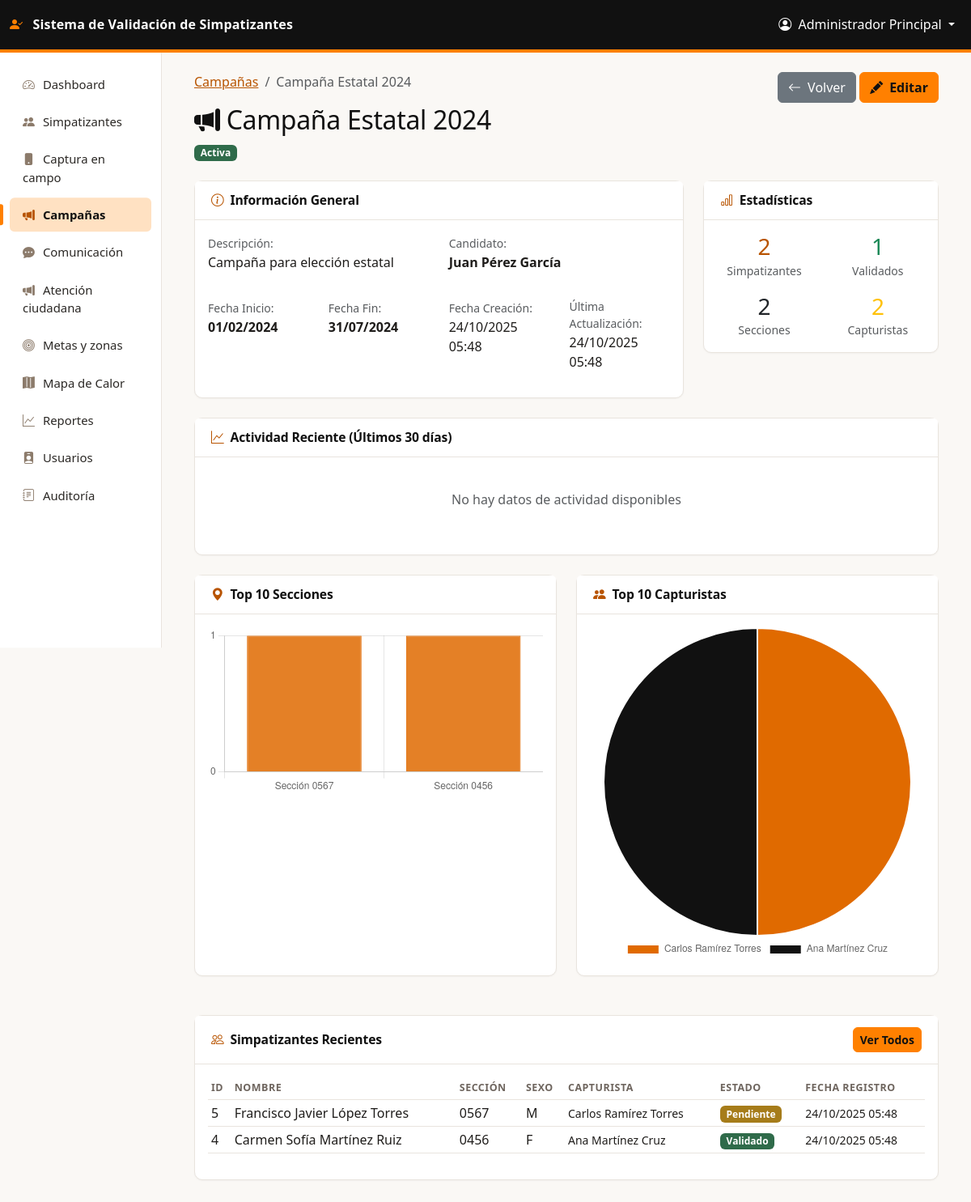
/public/campanas/ver.php?id=2 (signed in), run on the app's committed database.
### tables this page shows
CREATE TABLE IF NOT EXISTS campanas (
    id INT AUTO_INCREMENT PRIMARY KEY,
    nombre VARCHAR(150) NOT NULL,
    descripcion TEXT,
    fecha_inicio DATE NOT NULL,
    fecha_fin DATE NOT NULL,
    candidato_id INT,
    activa TINYINT(1) DEFAULT 1,
    created_at TIMESTAMP DEFAULT CURRENT_TIMESTAMP,
    updated_at TIMESTAMP DEFAULT CURRENT_TIMESTAMP ON UPDATE CURRENT_TIMESTAMP,
    FOREIGN KEY (candidato_id) REFERENCES usuarios(id) ON DELETE SET NULL,
    INDEX idx_activa (activa),
    INDEX idx_fechas (fecha_inicio, fecha_fin)
);

CREATE TABLE IF NOT EXISTS usuarios (
    id INT AUTO_INCREMENT PRIMARY KEY,
    username VARCHAR(50) UNIQUE NOT NULL,
    email VARCHAR(100) UNIQUE NOT NULL,
    password VARCHAR(255) NOT NULL,
    nombre_completo VARCHAR(150) NOT NULL,
    rol ENUM('super_admin', 'admin', 'candidato', 'coordinador', 'capturista') NOT NULL DEFAULT 'capturista',
    activo TINYINT(1) DEFAULT 1,
    intentos_fallidos INT DEFAULT 0,
    bloqueado_hasta DATETIME NULL,
    whatsapp VARCHAR(20),
    twitter VARCHAR(100),
    instagram VARCHAR(100),
    facebook VARCHAR(100),
    youtube VARCHAR(100),
    tiktok VARCHAR(100),
    created_at TIMESTAMP DEFAULT CURRENT_TIMESTAMP,
    updated_at TIMESTAMP DEFAULT CURRENT_TIMESTAMP ON UPDATE CURRENT_TIMESTAMP,
    INDEX idx_rol (rol),
    INDEX idx_email (email),
    INDEX idx_activo (activo)
);

CREATE TABLE IF NOT EXISTS simpatizantes (
    id INT AUTO_INCREMENT PRIMARY KEY,
    nombre_completo VARCHAR(150) NOT NULL,
    domicilio_completo TEXT NOT NULL,
    sexo ENUM('M', 'F', 'O') NULL,
    ciudad VARCHAR(100),
    clave_elector VARCHAR(18),
    curp VARCHAR(18),
    fecha_nacimiento DATE,
    ano_registro INT,
    vigencia INT,
    seccion_electoral VARCHAR(10) NOT NULL,
    telefono VARCHAR(20),
    whatsapp VARCHAR(20),
    email VARCHAR(100),
    twitter VARCHAR(100),
    instagram VARCHAR(100),
    facebook VARCHAR(100),
    youtube VARCHAR(100),
    tiktok VARCHAR(100),
    observaciones TEXT,
    latitud DECIMAL(10, 8),
    longitud DECIMAL(11, 8),
    ine_frontal VARCHAR(255),
    ine_posterior VARCHAR(255),
    firma_digital VARCHAR(255),
    campana_id INT,
    capturista_id INT,
    metodo_captura ENUM('manual', 'escaneo') DEFAULT 'manual',
    validado TINYINT(1) DEFAULT 0,
    estatus_validacion ENUM('pendiente', 'validado', 'rechazado') NOT NULL DEFAULT 'pendiente',
    motivo_rechazo VARCHAR(255) NULL,
    duplicado TINYINT(1) DEFAULT 0,
    uuid_cliente CHAR(36) NULL,
    consentimiento TINYINT(1) NULL,
    consentimiento_fecha DATETIME NULL,
    baja_comunicacion TINYINT(1) NOT NULL DEFAULT 0,
    baja_token CHAR(32) NULL,
    ultimo_contacto DATETIME NULL,
    colonia VARCHAR(100) NULL,
    comentario_colonia VARCHAR(500) NULL,
    created_at TIMESTAMP DEFAULT CURRENT_TIMESTAMP,
    updated_at TIMESTAMP DEFAULT CURRENT_TIMESTAMP ON UPDATE CURRENT_TIMESTAMP,
    FOREIGN KEY (campana_id) REFERENCES campanas(id) ON DELETE SET NULL,
    FOREIGN KEY (capturista_id) REFERENCES usuarios(id) ON DELETE SET NULL,
    INDEX idx_clave_elector (clave_elector),
    INDEX idx_curp (curp),
    INDEX idx_whatsapp (whatsapp),
    INDEX idx_email (email),
    INDEX idx_telefono (telefono),
    INDEX idx_estatus (estatus_validacion),
    INDEX idx_seccion_nombre (seccion_electoral, nombre_completo(60)),
    UNIQUE INDEX uq_uuid_cliente (uuid_cliente),
    UNIQUE INDEX uq_baja_token (baja_token),
    INDEX idx_ultimo_contacto (ultimo_contacto),
    INDEX idx_consentimiento (consentimiento, baja_comunicacion),
    INDEX idx_seccion (seccion_electoral),
    INDEX idx_campana (campana_id),
    INDEX idx_capturista (capturista_id),
    INDEX idx_ubicacion (latitud, longitud),
    INDEX idx_created_at (created_at)
);

### public/campanas/ver.php (the view, shortened to what the rows shown need)
<?php
require_once __DIR__ . '/../../config/Database.php';
require_once __DIR__ . '/../../app/controllers/AuthController.php';
require_once __DIR__ . '/../../app/models/Campana.php';
require_once __DIR__ . '/../../app/models/Simpatizante.php';
$campanaId = (int)$_GET['id'];
$campanaModel = new Campana();
$simpatizanteModel = new Simpatizante();
$campana = $campanaModel->obtenerPorId($campanaId);
$filtros = ['campana_id' => $campanaId];
$simpatizantesRecientes = $simpatizanteModel->obtenerTodos($filtros, 1, 10);
$estatsPorSeccion = $simpatizanteModel->obtenerEstadisticasPorSeccion($filtros);
$estatsPorCapturista = $simpatizanteModel->obtenerEstadisticasPorCapturista($filtros);
$db = Database::getInstance();
$sql = "SELECT DATE(created_at) as fecha, COUNT(*) as total
        FROM simpatizantes
        WHERE campana_id = ?
        AND DATE(created_at) >= DATE_SUB(CURDATE(), INTERVAL 30 DAY)
        GROUP BY DATE(created_at)
        ORDER BY fecha ASC";
$actividadDiaria = $db->query($sql, [$campanaId]);
include __DIR__ . '/../../app/views/layouts/header.php';
?>
<div class="container-fluid">
    <div class="row mb-4">
        <div class="col-md-8">
            <nav aria-label="breadcrumb">
                <ol class="breadcrumb">
                    <li class="breadcrumb-item"><a href="index.php">Campañas</a></li>
                    <li class="breadcrumb-item active"><?php echo htmlspecialchars($campana['nombre']); ?></li>
                </ol>
            </nav>
            <h2><i class="bi bi-megaphone-fill me-2"></i><?php echo htmlspecialchars($campana['nombre']); ?></h2>
            <?php if ($campana['activa']): ?>
                <span class="badge bg-success">Activa</span>
            <?php else: ?>
                <span class="badge bg-secondary">Inactiva</span>
            <?php endif; ?>
        </div>
    </div>
    <div class="row mb-4">
        <div class="col-lg-8">
            <div class="card">
                <div class="card-body">
                    <div class="row mb-3">
                        <div class="col-md-6">
                            <label class="text-muted small">Descripción:</label>
                            <p><?php echo htmlspecialchars($campana['descripcion'] ?? 'Sin descripción'); ?></p>
                        </div>
                        <div class="col-md-6">
                            <?php if ($campana['candidato_nombre']): ?>
                                <label class="text-muted small">Candidato:</label>
                                <p><strong><?php echo htmlspecialchars($campana['candidato_nombre']); ?></strong></p>
                            <?php endif; ?>
                        </div>
                    </div>
                    <div class="row">
                        <div class="col-md-3">
                            <p><strong><?php echo date('d/m/Y', strtotime($campana['fecha_inicio'])); ?></strong></p>
                        </div>
                        <div class="col-md-3">
                            <p><strong><?php echo date('d/m/Y', strtotime($campana['fecha_fin'])); ?></strong></p>
                        </div>
                        <div class="col-md-3">
                            <label class="text-muted small">Fecha Creación:</label>
                            <p><?php echo date('d/m/Y H:i', strtotime($campana['created_at'])); ?></p>
                        </div>
                        <div class="col-md-3">
                            <label class="text-muted small">Última Actualización:</label>
                            <p><?php echo date('d/m/Y H:i', strtotime($campana['updated_at'])); ?></p>
                        </div>
                    </div>
                </div>
            </div>
        </div>
    </div>
    <div class="row mb-4">
        <div class="col-12">
            <div class="card">
                <div class="card-body">
                    <?php if (!empty($simpatizantesRecientes)): ?>
                        <div class="table-responsive">
                            <table class="table table-sm table-hover">
                                <thead>
                                    <tr>
                                        <th>ID</th>
                                        <th>Nombre</th>
                                        <th>Sección</th>
                                        <th>Sexo</th>
                                        <th>Capturista</th>
                                        <th>Estado</th>
                                        <th>Fecha Registro</th>
                                    </tr>
                                </thead>
                                <tbody>
                                    <?php foreach ($simpatizantesRecientes as $simp): ?>
                                        <tr>
                                            <td><?php echo $simp['id']; ?></td>
                                            <td><?php echo htmlspecialchars($simp['nombre_completo']); ?></td>
                                            <td><?php echo htmlspecialchars($simp['seccion_electoral']); ?></td>
                                            <td><?php echo htmlspecialchars($simp['sexo'] ?? '-'); ?></td>
                                            <td><small><?php echo htmlspecialchars($simp['capturista_nombre'] ?? 'N/A'); ?></small></td>
                                            <td>
                                                <?php if ($simp['validado']): ?>
                                                    <span class="badge bg-success">Validado</span>
                                                <?php else: ?>
                                                    <span class="badge bg-warning">Pendiente</span>
                                                <?php endif; ?>
                                            </td>
                                            <td><small><?php echo date('d/m/Y H:i', strtotime($simp['created_at'])); ?></small></td>
                                        </tr>
                                    <?php endforeach; ?>
                                </tbody>
                            </table>
                        </div>
                    <?php endif; ?>
                </div>
            </div>
        </div>
    </div>
</div>
<?php if (!empty($actividadDiaria) || !empty($estatsPorSeccion) || !empty($estatsPorCapturista)): ?>
<script>
// Datos para las gráficas - JSON encoded with security flags
const dataActividad = <?php echo json_encode($actividadDiaria, JSON_HEX_TAG | JSON_HEX_APOS | JSON_HEX_QUOT | JSON_HEX_AMP); ?>;
const dataSecciones = <?php echo json_encode(array_slice($estatsPorSeccion, 0, 10), JSON_HEX_TAG | JSON_HEX_APOS | JSON_HEX_QUOT | JSON_HEX_AMP); ?>;
const dataCapturistas = <?php echo json_encode(array_slice($estatsPorCapturista, 0, 10), JSON_HEX_TAG | JSON_HEX_APOS | JSON_HEX_QUOT | JSON_HEX_AMP); ?>;
// Gráfica de Actividad
<?php if (!empty($actividadDiaria)): ?>
const ctxActividad = document.getElementById('chartActividad');
if (ctxActividad && dataActividad && dataActividad.length > 0) {
    new Chart(ctxActividad, {
        type: 'line',
        data: {
            labels: dataActividad.map(item => new Date(item.fecha).toLocaleDateString('es-MX')),
            datasets: [{
                label: 'Simpatizantes Registrados',
                data: dataActividad.map(item => parseInt(item.total)),
                borderColor: 'rgb(224, 106, 0)',
                backgroundColor: 'rgba(255, 128, 0, 0.18)',
                tension: 0.4,
                fill: true
            }]
        },
        options: {
            responsive: true,
            maintainAspectRatio: true,
            plugins: {
                legend: {
                    display: true
                }
            },
            scales: {
                y: {
                    beginAtZero: true,
                    ticks: {
                        precision: 0
                    }
                }
            }
        }
    });
}
<?php endif; ?>
// Gráfica de Secciones
<?php if (!empty($estatsPorSeccion)): ?>
const ctxSecciones = document.getElementById('chartSecciones');
if (ctxSecciones && dataSecciones && dataSecciones.length > 0) {
    new Chart(ctxSecciones, {
        type: 'bar',
        data: {
            labels: dataSecciones.map(item => 'Sección ' + item.seccion_electoral),
            datasets: [{
                label: 'Simpatizantes',
                data: dataSecciones.map(item => parseInt(item.total)),
                backgroundColor: 'rgba(224, 106, 0, 0.85)',
                borderColor: 'rgba(224, 106, 0, 1)',
                borderWidth: 1
            }]
        },
        options: {
            responsive: true,
            maintainAspectRatio: true,
            plugins: {
                legend: {
                    display: false
                }
            },
            scales: {
                y: {
                    beginAtZero: true,
                    ticks: {
                        precision: 0
                    }
                }
            }
        }
    });
}
<?php endif; ?>
// Gráfica de Capturistas
<?php if (!empty($estatsPorCapturista)): ?>
const ctxCapturistas = document.getElementById('chartCapturistas');
if (ctxCapturistas && dataCapturistas && dataCapturistas.length > 0) {
    new Chart(ctxCapturistas, {
        type: 'pie',
        data: {
            labels: dataCapturistas.map(item => item.nombre_completo),
            datasets: [{
                data: dataCapturistas.map(item => parseInt(item.total)),
                backgroundColor: [
                    '#e06a00', '#111111', '#ff9f40', '#6e655e', '#b85400',
                    '#3a3633', '#ffc58a', '#8c7b6b', '#8a3f00', '#d9d2cb'
                ],
                borderColor: '#fff',
                borderWidth: 2
            }]
        },
        options: {
            responsive: true,
            maintainAspectRatio: true,
            plugins: {
                legend: {
                    position: 'bottom'
                }
            }
        }
    });
}
<?php endif; ?>
</script>
<?php endif; ?>
<?php include __DIR__ . '/../../app/views/layouts/footer.php'; ?>

### data on the page
campanas: nombre "Campaña Estatal 2024", descripcion "Campaña para elección estatal", candidato.nombre_completo "Juan Pérez García", fecha_inicio "01/02/2024", fecha_fin "31/07/2024", created_at "24/10/2025 05:48", updated_at "24/10/2025 05:48"
simpatizantes: id "5", nombre_completo "Francisco Javier López Torres", seccion_electoral "0567", sexo "M", capturista.nombre_completo "Carlos Ramírez Torres", validado "Pendiente", created_at "24/10/2025 05:48"
simpatizantes: id "4", nombre_completo "Carmen Sofía Martínez Ruiz", seccion_electoral "0456", sexo "F", capturista.nombre_completo "Ana Martínez Cruz", validado "Validado", created_at "24/10/2025 05:48"

### other printed values
APP_NAME "Sistema de Validación de Simpatizantes"
$_SESSION['nombre_completo'] "Administrador Principal"
$stats['total_simpatizantes'] "2"
$stats['total_validados'] "1"
$stats['total_secciones'] "2"
$stats['total_capturistas'] "2"
